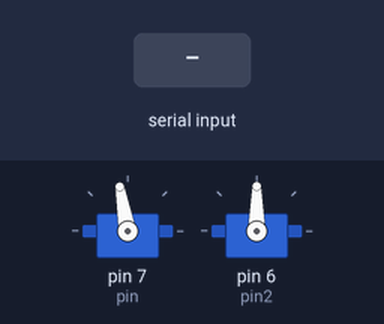
Bench run of a sketch on a simulated Arduino Uno, built with avr-gcc and run on an emulated ATmega328P. On the bench: 2 × servo. The inputs (shaded band) are chosen by the test bench.

Above: at 2.8 s.
2.9 s: "l" received over the second serial link
At 3.3 s:
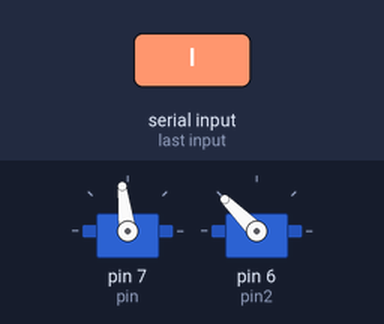
4.4 s: "r" received over the second serial link
At 5.6 s:
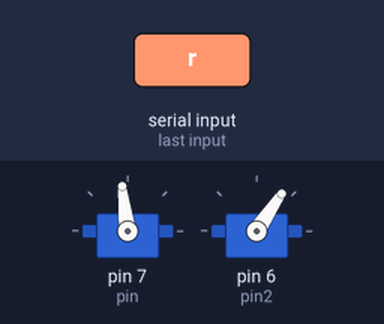
Timing chart, 0 to 7.4 s (numbered marks = the images above; inputs shaded):
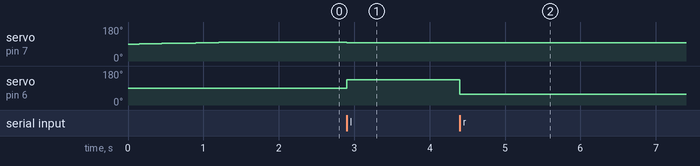

Measured:
- after the input at 2.9 s, servo on pin 7 (pin): 100° → 97° at once; servo on pin 6 (pin2): 90° → 135° at once
- after the input at 4.4 s, servo on pin 6 (pin2): 135° → 56° at once

The sketch:

puma.ino
```cpp
#include <SoftwareSerial.h>
#include <Servo.h>

#define SERVO_LEFT_MAX 56
#define SERVO_CENTER_VAL 97
#define SERVO_RIGHT_MAX 135

#define THROTTLE_MIN 1540
#define THROTTLE_MAX 2000

#define SERVO_LEFT_MAX 56
#define SERVO_CENTER_VAL 97

SoftwareSerial BTSerial(2, 3);
Servo throttle;
Servo steering;
int pos = 0;
int pin = 7;
int pin2 = 6;

void setup() {
  BTSerial.begin(9600);
  throttle.attach(pin);
  steering.attach(pin2);
  // arming
  for (pos = 90; pos <= 100; pos += 1) {
    throttle.write(pos);
    delay(150);
  }
}

void loop() {
  if(BTSerial.available()) {
    char bt;
    bt = BTSerial.read();
    if(bt == 'l') {
      steering.write(SERVO_RIGHT_MAX);
      throttle.write(THROTTLE_MIN);
    }
    else if(bt == 'r') {
      steering.write(SERVO_LEFT_MAX);
      throttle.write(THROTTLE_MIN);
    }
    else if(bt == 'f'){
      steering.write(SERVO_CENTER_VAL);
      throttle.write(THROTTLE_MIN);
    }
    else if(bt == 's'){
      throttle.write(1530);
    }
  }
}
```
